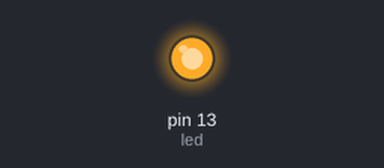
The sketch below on a simulated Arduino Uno, built with avr-gcc and run on an emulated ATmega328P. On the bench: output pins drawn as LEDs (lit = HIGH).

Above: at 1.4 s.
At 5.8 s:
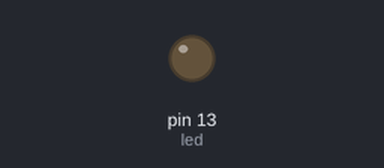
Timing chart, 0 to 8.3 s (numbered marks = the images above):
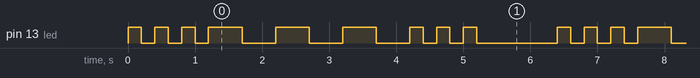

The sketch:

sos.ino
```cpp
int led = 13;

void setup() {
    pinMode(led, OUTPUT);
}

void sos_s() {
    for (int i = 0; i < 3; i++) {
        digitalWrite(led, HIGH);
        delay(200);
        digitalWrite(led, LOW);
        delay(200);
    }
}

void sos_o() {
    for (int i = 0; i < 3; i++) {
        digitalWrite(led, HIGH);
        delay(500);
        digitalWrite(led, LOW);
        delay(500);
    }
}

void loop() {
    sos_s();
    sos_o();
    sos_s();
    delay(1000);
}
```

Measured:
- by itself, pin 13 (led): repeats every 6.4 s: 2 × (LOW 0.20 s, HIGH 0.20 s), LOW 0.20 s, 3 × (HIGH 0.50 s, LOW 0.50 s), 2 × (HIGH 0.20 s, LOW 0.20 s), HIGH 0.20 s, LOW 1.2 s, HIGH 0.20 s
- by itself, everything shown: repeats every 6.4 s, in 18 steps
